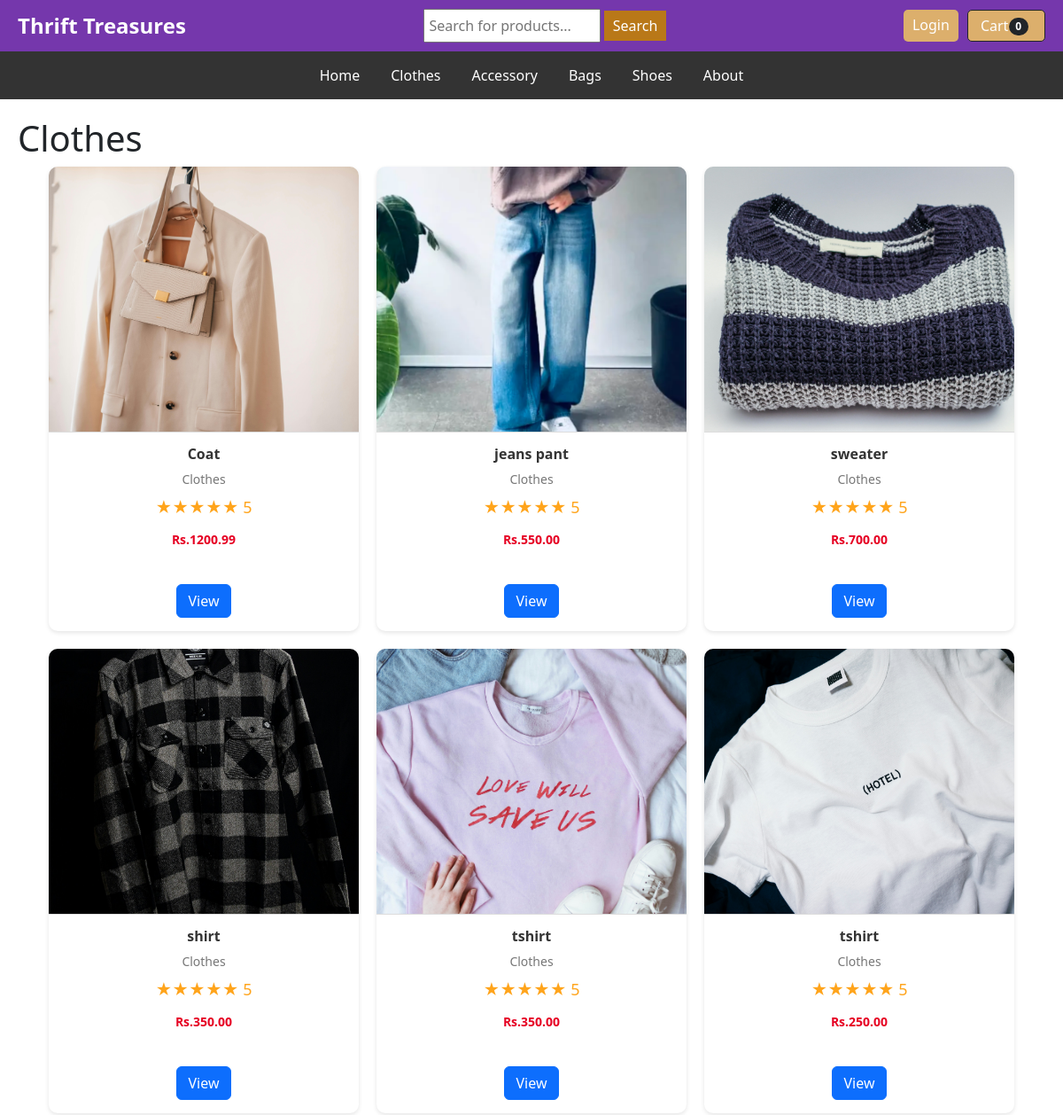
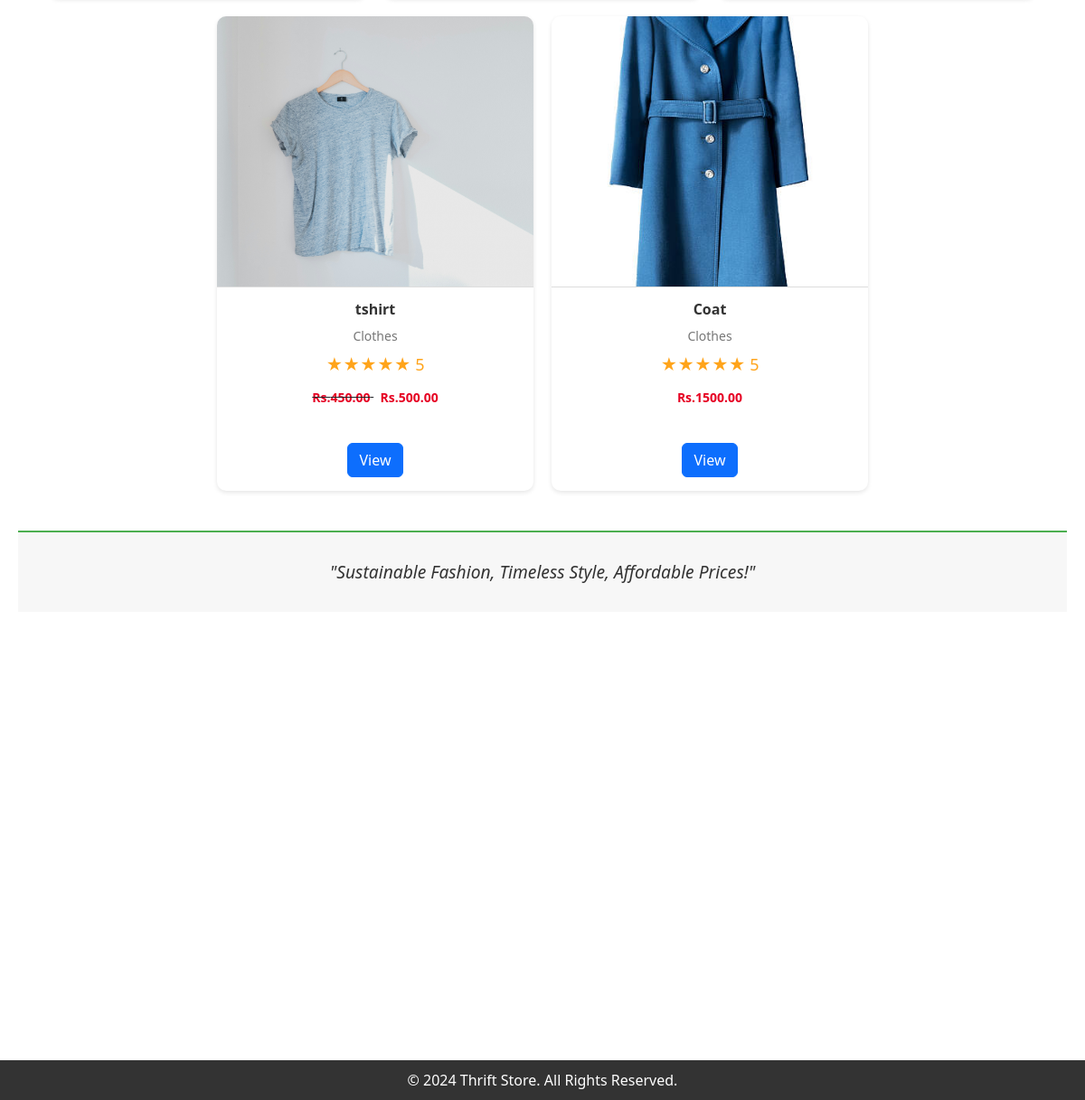
Screenshot of /category/Clothes with the database file from the repository (2 pictures, top to bottom).
### app1/models.py (models this page shows, shortened)
class Category(models.Model):
    name = models.CharField(max_length=50)
    def __str__(self):
        return self.name
    class Meta:
        verbose_name_plural = 'categories'

class Product(models.Model):
    name = models.CharField(max_length=100)
    price = models.DecimalField(default=0,decimal_places=2,max_digits=6)
    category = models.ForeignKey(Category, on_delete=models.CASCADE, default=1)
    description = models.CharField(max_length=260,default='',blank=True,null=True)
    image = models.ImageField(upload_to='uploads/product/')
    is_sale = models.BooleanField(default=False)
    sale_price = models.DecimalField(default=0,decimal_places=2,max_digits=6)

### app1/views.py (the view)
# urls.py: path('category/<str:foo>', views.category, name='category'),
def category(request, foo):
    foo = foo.replace('_', ' ')
    try:
        category = Category.objects.get(name=foo)
        products = Product.objects.filter(category=category)
        return render(request, 'category.html',{'products':products, 'category':category})
    except:
        messages.success(request,("that category deoesnot exist"))
        return redirect('home')

### cart/cart.py (called while the page is built)
	def __len__(self):
		return len(self.cart)

### cart/context_processors.py (called while the page is built)
def cart(request):
    return {'cart': Cart(request)}

### app1/templates/category.html (shortened to what this page needs)
{% extends 'base.html'%}
{% block content %}
    <main>
        <h1>{{ category }}</h1>
                <div class="product-grid">
                    {% for product in products %}
                    {% if product.is_sale %}
                    <div class="product-card">
                        <img src="{{product.image.url }}" alt="Product Image">
                        <div class="product-info">
                            <h3 class="product-title">{{product.name}}</h3>
                            <p class="product-category">{{product.category}}</p>
                            <div class="product-rating">
                                ★★★★★ 5
                            </div>
                            <div class="product-pricing">
                                <strike>
                                <span class="discounted-price">Rs.{{product.price}}</span>
                                </strike>
                                <span class="discounted-price">Rs.{{product.sale_price}}</span>
                            </div>
                            <a href="{% url 'product' product.id %}" class="btn btn-primary mt-3">View</a>
                        </div>
                    </div>
                    {% else %}
            <div class="product-card">
                <img src="{{product.image.url }}" alt="Product Image">
                <div class="product-info">
                    <h3 class="product-title">{{product.name}}</h3>
                    <p class="product-category">{{product.category}}</p>
                    <div class="product-rating">
                        ★★★★★ 5
                    </div>
                    <div class="product-pricing">
                        <span class="discounted-price">Rs.{{product.price}}</span>
                    </div>
                    <a href="{% url 'product' product.id %}" class="btn btn-primary mt-3">View</a>
                </div>
            </div>
            {% endif %}
            {% endfor %}
        </div><br>
        <div class="slogan-bar">
            "Sustainable Fashion, Timeless Style, Affordable Prices!"
        </div>
    </main>
</body>
</html>
{% endblock %}

### static/css/style.css (style rules this page uses)
body { font-family: Arial, sans-serif; margin: 0; padding: 0; box-sizing: border-box; }
main { padding: 20px; }
.slogan-bar { background-color: #f7f7f7; color: #333; text-align: center; padding: 30px 20px; font-size: 1.2em; font-style: italic; margin-top: 20px; border-top: 2px solid #4CAF50; }
.product-grid { display: flex; flex-wrap: wrap; grid-template-columns: repeat(auto-fit, minmax(250px, 1fr)); gap: 20px; justify-content: center; }
.product-card { background-color: #fff; border-radius: 10px; box-shadow: 0 2px 5px rgba(0, 0, 0, 0.1); width: 350px; overflow: hidden; transition: transform 0.2s; position: relative; }
.product-card img { width: 100%; height: 300px; object-fit: cover; border-bottom: 1px solid #ddd; }
.product-info { padding: 15px; display: flex; flex-direction: column; align-items: center; }
.product-title { font-size: 16px; font-weight: bold; color: #333; margin-bottom: 8px; }
.product-category { font-size: 14px; color: #777; margin-bottom: 8px; }
.product-rating { font-size: 18px; color: #ffa41b; margin-bottom: 12px; display: flex; align-items: center; gap: 5px; }
.product-pricing { font-size: 14px; }
.discounted-price { color: #e60023; font-weight: bold; }

### rows the page displays
Category: name "Clothes"
Product: image (picture), name "Coat", category "Clothes", price "1200.99"
Product: image (picture), name "jeans pant", category "Clothes", price "550.00"
Product: image (picture), name "sweater", category "Clothes", price "700.00"
Product: image (picture), name "shirt", category "Clothes", price "350.00"
Product: image (picture), name "tshirt", category "Clothes", price "350.00"
Product: image (picture), name "tshirt", category "Clothes", price "250.00"
Product: image (picture), name "tshirt", category "Clothes", price "450.00", sale_price "500.00"
Product: image (picture), name "Coat", category "Clothes", price "1500.00"

### other values shown
{{ cart|length }} "0"
